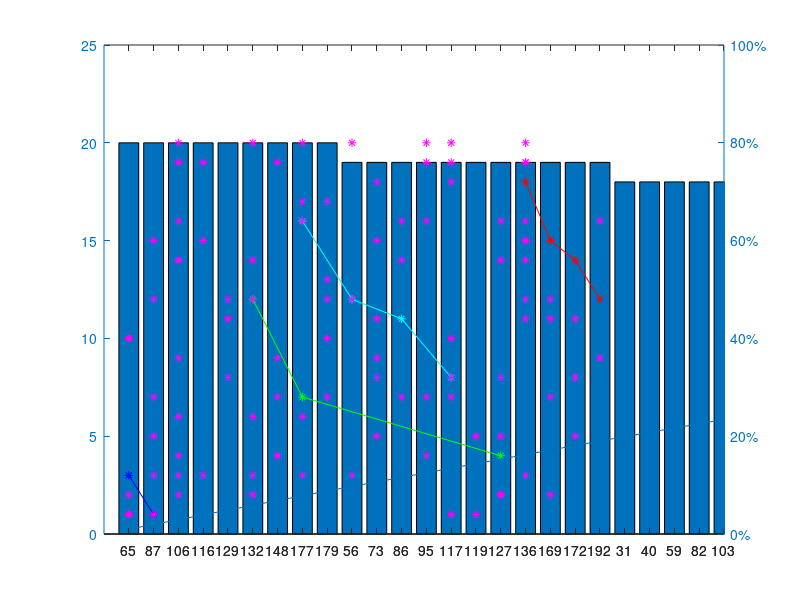

This figure's MATLAB source: (Note: this script raises an error after producing the figure.)
%% data setup
%  rozdzial 6.3

% s?owno muzycznie:
% chodzi o to aby w przestrzeni rozwi?za? maj?c dostarczone kilka
% mozliwosci, konkretnie w takich kategoriach: "najlepsze, zno?ne, z?e"
% wiadomo ?e nasze rozwi?zanie trzeba zbli?y? jak naj bardziej do
% najlepszego i najdalej od najgorszego.

N = 100;

% decision space
U = randi(20, [N 2]);
PU = pareto(U);

% lower bound gdzie to jeszcze ma sens...
A0 = [ 2 1
       1 3 ];

% ideal points - idealne rozw
A1 = [ 6 12
       8  7 
       16 4 ];

% attainable points - zno?ne rozw
A2 = [ 14  8
       12 11
       10 12
       8  16 ];
   
% anti-idea points - tragiczne rozw od czego chcemy sie oddalic
A3 = [ 20 12 
       19 14
       18 15
       17 18 ];

% util value a1 < a2 < a3

figure(1);
close all;
hold;
xlim([0 25]);
ylim([0 25]);
pl0 = plot(A0(:,1), A0(:,2), 'b*-');
pl1 = plot(A1(:,1), A1(:,2), 'g*-');
pl2 = plot(A2(:,1), A2(:,2), 'c*-');
pl3 = plot(A3(:,1), A3(:,2), 'r*-');
pl4 = plot(U(:,1), U(:,2), 'm*');
pl5 = plot(PU(:,1), PU(:,2), 'y*');
legend([pl0, pl1, pl2, pl3, pl4, pl5], 'A0 - lower bound', 'A1 - ideal points', 'A2 - attainable points', 'A3 - anti-ideal points', 'input set U', 'pareto optimal set PU');

%% consistency checking
%  rozdzial 6.4

% check internal consistency
% internalValid = checkInternalConsistency([A0 A1 A2 A3])
mutualValid = checkMutualConsistency(A0, A1, A2, A3);


% check mutual consistency
